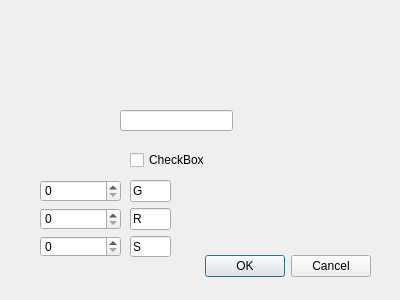
<?xml version="1.0" encoding="UTF-8"?>
<ui version="4.0">
 <class>EditItemDialog</class>
 <widget class="QDialog" name="EditItemDialog">
  <property name="geometry">
   <rect>
    <x>0</x>
    <y>0</y>
    <width>400</width>
    <height>300</height>
   </rect>
  </property>
  <property name="windowTitle">
   <string>Dialog</string>
  </property>
  <widget class="QDialogButtonBox" name="buttonBox">
   <property name="geometry">
    <rect>
     <x>30</x>
     <y>250</y>
     <width>341</width>
     <height>32</height>
    </rect>
   </property>
   <property name="orientation">
    <enum>Qt::Orientation::Horizontal</enum>
   </property>
   <property name="standardButtons">
    <set>QDialogButtonBox::StandardButton::Cancel|QDialogButtonBox::StandardButton::Ok</set>
   </property>
  </widget>
  <widget class="QLineEdit" name="nameLineEdit">
   <property name="geometry">
    <rect>
     <x>120</x>
     <y>110</y>
     <width>113</width>
     <height>21</height>
    </rect>
   </property>
  </widget>
  <widget class="QCheckBox" name="visibleCheckBox">
   <property name="geometry">
    <rect>
     <x>130</x>
     <y>150</y>
     <width>111</width>
     <height>20</height>
    </rect>
   </property>
   <property name="text">
    <string>CheckBox</string>
   </property>
  </widget>
  <widget class="QWidget" name="">
   <property name="geometry">
    <rect>
     <x>40</x>
     <y>180</y>
     <width>81</width>
     <height>77</height>
    </rect>
   </property>
   <layout class="QVBoxLayout" name="verticalLayout">
    <item>
     <widget class="QSpinBox" name="gSpinBox">
      <property name="maximum">
       <number>255</number>
      </property>
     </widget>
    </item>
    <item>
     <widget class="QSpinBox" name="rSpinBox">
      <property name="maximum">
       <number>255</number>
      </property>
     </widget>
    </item>
    <item>
     <widget class="QSpinBox" name="bSpinBox">
      <property name="maximum">
       <number>255</number>
      </property>
     </widget>
    </item>
   </layout>
  </widget>
  <widget class="QWidget" name="">
   <property name="geometry">
    <rect>
     <x>130</x>
     <y>180</y>
     <width>41</width>
     <height>77</height>
    </rect>
   </property>
   <layout class="QVBoxLayout" name="verticalLayout_2">
    <item>
     <widget class="QLineEdit" name="lineEdit">
      <property name="text">
       <string>G</string>
      </property>
     </widget>
    </item>
    <item>
     <widget class="QLineEdit" name="lineEdit_2">
      <property name="text">
       <string>R</string>
      </property>
     </widget>
    </item>
    <item>
     <widget class="QLineEdit" name="lineEdit_3">
      <property name="text">
       <string>S</string>
      </property>
     </widget>
    </item>
   </layout>
  </widget>
 </widget>
 <resources/>
 <connections>
  <connection>
   <sender>buttonBox</sender>
   <signal>accepted()</signal>
   <receiver>EditItemDialog</receiver>
   <slot>accept()</slot>
   <hints>
    <hint type="sourcelabel">
     <x>248</x>
     <y>254</y>
    </hint>
    <hint type="destinationlabel">
     <x>157</x>
     <y>274</y>
    </hint>
   </hints>
  </connection>
  <connection>
   <sender>buttonBox</sender>
   <signal>rejected()</signal>
   <receiver>EditItemDialog</receiver>
   <slot>reject()</slot>
   <hints>
    <hint type="sourcelabel">
     <x>316</x>
     <y>260</y>
    </hint>
    <hint type="destinationlabel">
     <x>286</x>
     <y>274</y>
    </hint>
   </hints>
  </connection>
 </connections>
</ui>
